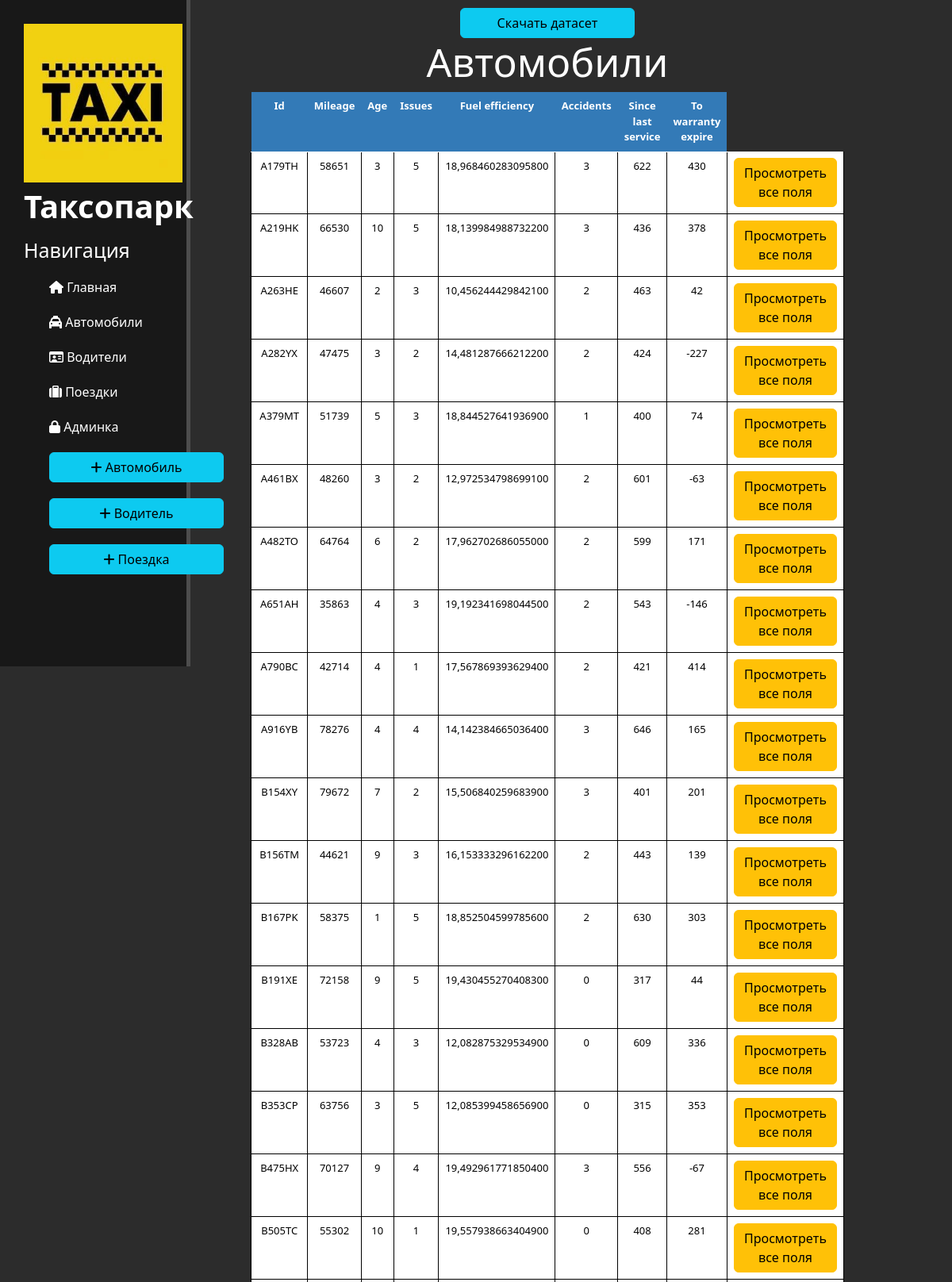
The page /data/cars/ (upper part) on the database its author committed.
### data/models.py (models this page shows, shortened)
class Car(Model):
    id = CharField(max_length=6, primary_key=True)
    mileage = IntegerField()
    vehicle_age = IntegerField()
    reported_issues = IntegerField()
    fuel_efficiency = DecimalField(decimal_places=15, max_digits=17)
    service_history = IntegerField()
    accident_history = IntegerField()
    tire_condition = IntegerField()
    brake_condition = IntegerField()
    battery_status = IntegerField()
    days_since_last_service = IntegerField()
    days_to_warranty_expire = IntegerField()
    class Meta:
        verbose_name = 'Автомобиль'
        verbose_name_plural = 'Автомобили'

### data/views.py (the view)
# urls.py: path('cars/', views.cars_home, name='cars_home'),
def cars_home(request):
    cars = Car.objects.all().order_by('id')
    return render(request, 'data/cars_home.html', {'cars': cars})

### data/templates/data/cars_home.html (shortened to what this page needs)
{% extends 'main/layout.html' %}
{% block content %}
<a href="{% url 'cars_download' %}" class="btn btn-info">Скачать датасет</a>
<div class="features">
    <h1>Автомобили</h1>
    {% if cars %}
        <table class="table">
            <tr>
                <th>Id</th>
                <th>Mileage</th>
                <th>Age</th>
                <th>Issues</th>
                <th>Fuel efficiency</th>
                <th>Accidents</th>
                <th>Since last service</th>
                <th>To warranty expire</th>
            </tr>
            {% for car in cars %}
                <tr>
                    <td>{{ car.id }}</td>
                    <td>{{ car.mileage }}</td>
                    <td>{{ car.vehicle_age }}</td>
                    <td>{{ car.reported_issues }}</td>
                    <td>{{ car.fuel_efficiency }}</td>
                    <td>{{ car.accident_history }}</td>
                    <td>{{ car.days_since_last_service }}</td>
                    <td>{{ car.days_to_warranty_expire }}</td>
                    <td><a href="{% url 'car_details' car.id %}" class="btn btn-warning">Просмотреть все поля</a></td>
                </tr>
            {% endfor %}
        </table>
    {% else %}
        <p>У вас нет записей!</p>
    {% endif %}
</div>
{% endblock %}

### main/static/main/css/main.css (style rules this page uses)
body { background: #2c2c2c; }
.btn-info { width: 220px; }
main h1 { font-size: 50px; }
.table { font-size: 13px; text-align: center; width: 65%; margin: auto }
.table th { background-color: #337ab7; color: white; }
.table tr { border: none }
.table td { border-right: solid 1px #000; border-left: solid 1px; }

### main/templates/main/layout.html (style rules this page uses)
a { text-decoration: none; }

### rows shown on the page
Car: id "A179TH", mileage "58651", vehicle_age "3", reported_issues "5", fuel_efficiency "18,968460283095800", accident_history "3", days_since_last_service "622", days_to_warranty_expire "430"
Car: id "A219HK", mileage "66530", vehicle_age "10", reported_issues "5", fuel_efficiency "18,139984988732200", accident_history "3", days_since_last_service "436", days_to_warranty_expire "378"
Car: id "A263HE", mileage "46607", vehicle_age "2", reported_issues "3", fuel_efficiency "10,456244429842100", accident_history "2", days_since_last_service "463", days_to_warranty_expire "42"
Car: id "A282YX", mileage "47475", vehicle_age "3", reported_issues "2", fuel_efficiency "14,481287666212200", accident_history "2", days_since_last_service "424", days_to_warranty_expire "-227"
Car: id "A379MT", mileage "51739", vehicle_age "5", reported_issues "3", fuel_efficiency "18,844527641936900", accident_history "1", days_since_last_service "400", days_to_warranty_expire "74"
Car: id "A461BX", mileage "48260", vehicle_age "3", reported_issues "2", fuel_efficiency "12,972534798699100", accident_history "2", days_since_last_service "601", days_to_warranty_expire "-63"
Car: id "A482TO", mileage "64764", vehicle_age "6", reported_issues "2", fuel_efficiency "17,962702686055000", accident_history "2", days_since_last_service "599", days_to_warranty_expire "171"
Car: id "A651AH", mileage "35863", vehicle_age "4", reported_issues "3", fuel_efficiency "19,192341698044500", accident_history "2", days_since_last_service "543", days_to_warranty_expire "-146"
Car: id "A790BC", mileage "42714", vehicle_age "4", reported_issues "1", fuel_efficiency "17,567869393629400", accident_history "2", days_since_last_service "421", days_to_warranty_expire "414"
Car: id "A916YB", mileage "78276", vehicle_age "4", reported_issues "4", fuel_efficiency "14,142384665036400", accident_history "3", days_since_last_service "646", days_to_warranty_expire "165"
Car: id "B154XY", mileage "79672", vehicle_age "7", reported_issues "2", fuel_efficiency "15,506840259683900", accident_history "3", days_since_last_service "401", days_to_warranty_expire "201"
Car: id "B156TM", mileage "44621", vehicle_age "9", reported_issues "3", fuel_efficiency "16,153333296162200", accident_history "2", days_since_last_service "443", days_to_warranty_expire "139"
Car: id "B167PK", mileage "58375", vehicle_age "1", reported_issues "5", fuel_efficiency "18,852504599785600", accident_history "2", days_since_last_service "630", days_to_warranty_expire "303"
Car: id "B191XE", mileage "72158", vehicle_age "9", reported_issues "5", fuel_efficiency "19,430455270408300", accident_history "0", days_since_last_service "317", days_to_warranty_expire "44"
Car: id "B328AB", mileage "53723", vehicle_age "4", reported_issues "3", fuel_efficiency "12,082875329534900", accident_history "0", days_since_last_service "609", days_to_warranty_expire "336"
Car: id "B353CP", mileage "63756", vehicle_age "3", reported_issues "5", fuel_efficiency "12,085399458656900", accident_history "0", days_since_last_service "315", days_to_warranty_expire "353"
Car: id "B475HX", mileage "70127", vehicle_age "9", reported_issues "4", fuel_efficiency "19,492961771850400", accident_history "3", days_since_last_service "556", days_to_warranty_expire "-67"
Car: id "B505TC", mileage "55302", vehicle_age "10", reported_issues "1", fuel_efficiency "19,557938663404900", accident_history "0", days_since_last_service "408", days_to_warranty_expire "281"
